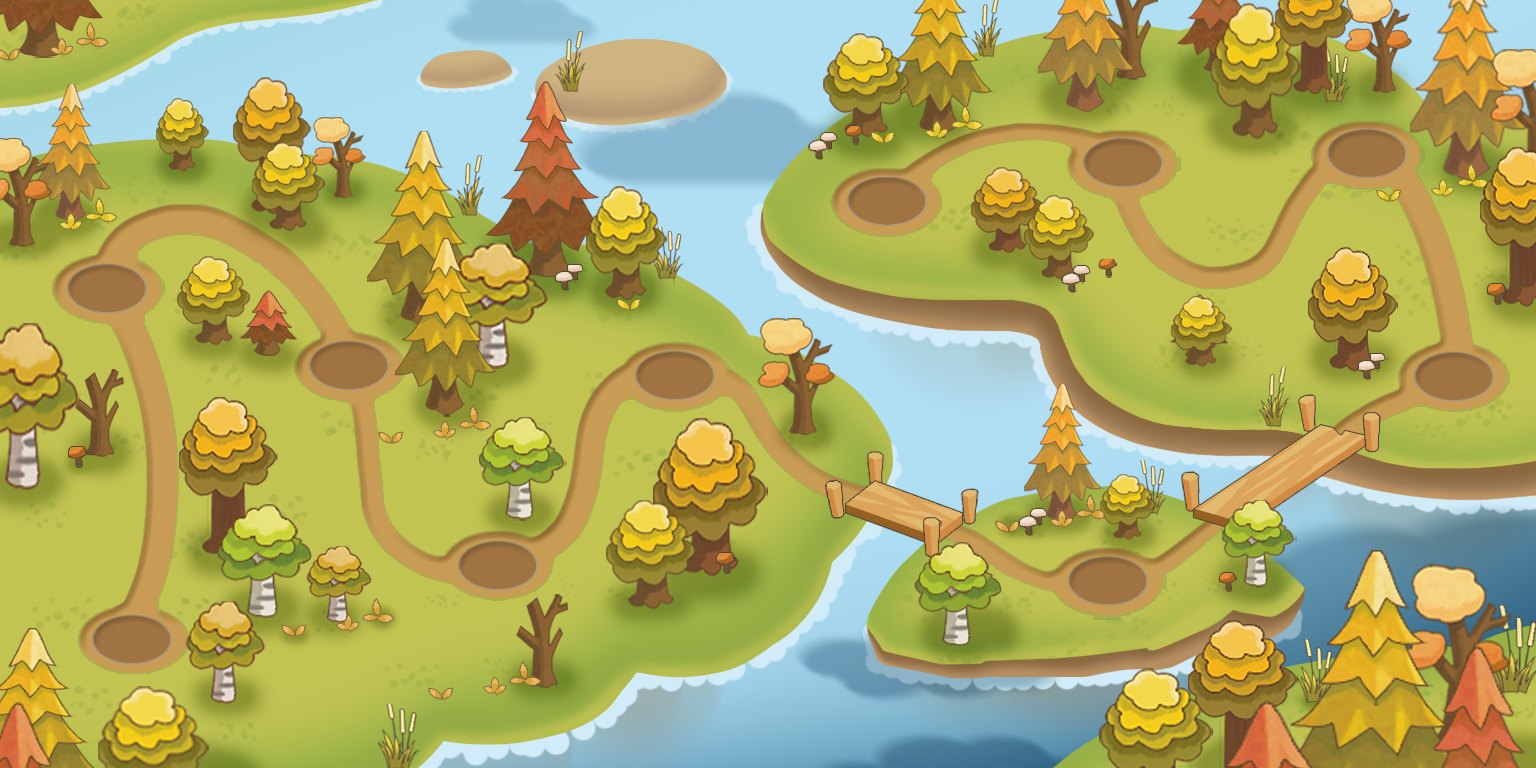

Rendered tile map (Tiled .tmx) drawn with the repository's tilesets; below, a short description and the map source with its tile grids summarised:
An orthogonal 4x2 tile map with 384x384 px tiles, 1 tile layer (Ground) and 8 objects (level1, level2, level3, level4, level5, ...).

<map version="1.10" tiledversion="1.11.0" orientation="orthogonal" renderorder="right-down" width="4" height="2" tilewidth="384" tileheight="384" infinite="0" nextlayerid="3" nextobjectid="9">
 <tileset firstgid="1" source="AutumnLevels.tsx" />
 <layer id="1" name="Ground" width="4" height="2">
  <properties>
   <property name="unity:SortingLayer" value="Ground" />
  </properties>
  <data>[8 cells, 8 non-empty, 8 distinct tile ids]</data>
 </layer>
 <objectgroup id="2" name="Levels">
  <object id="1" name="level1" x="92" y="616" width="78" height="46">
   <properties>
    <property name="levelId" value="1" />
   </properties>
   <ellipse />
  </object>
  <object id="2" name="level2" x="69.3333" y="264" width="78" height="46">
   <properties>
    <property name="levelId" value="2" />
   </properties>
   <ellipse />
  </object>
  <object id="5" name="level3" x="309.003" y="340" width="78" height="46">
   <properties>
    <property name="levelId" value="3" />
   </properties>
   <ellipse />
  </object>
  <object id="4" name="level4" x="458" y="541.333" width="78" height="46">
   <properties>
    <property name="levelId" value="4" />
   </properties>
   <ellipse />
  </object>
  <object id="3" name="level5" x="633.667" y="351" width="78" height="46">
   <properties>
    <property name="levelId" value="5" />
   </properties>
   <ellipse />
  </object>
  <object id="6" name="level6" x="1070" y="555" width="78" height="46">
   <properties>
    <property name="levelId" value="6" />
   </properties>
   <ellipse />
  </object>
  <object id="7" name="level7" x="1415" y="353" width="78" height="46">
   <properties>
    <property name="levelId" value="7" />
   </properties>
   <ellipse />
  </object>
  <object id="8" name="level8" x="1325" y="128" width="78" height="46">
   <properties>
    <property name="levelId" value="8" />
   </properties>
   <ellipse />
  </object>
 </objectgroup>
</map>
